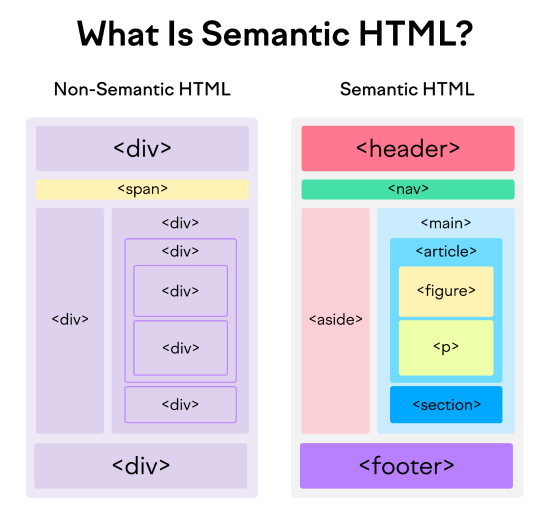
#> input picture Python_Libraries_Practice/opencv/basics/assets/semantic-tags.png, 1102 x 1025 px, found by its file name (shown at 1/2 size)
$ python image_fundamental_manipulation.py
#> lines starting #> are read from the running program, lines starting #| are printed output that depends on the picture; after the words box and inside, x2 and y2 are one past the last pixel; in counts of white or black regions, pixels touching at a corner belong together
import cv2
import random

img = cv2.imread('Python_Libraries_Practice/opencv/basics/assets/semantic-tags.png', -1)
#> img is the input picture: shape (1025, 1102, 4); mean B, G, R, A 231.5, 220, 223.9, 255

# print(img) # it is in the format of a numpy array and in opencv the orfer is BGR (Blue, Green, Red)
'''
[
    [[0, 0, 0], [255, 255, 255], [255, 255, 255]],
    [[0, 0, 0], [255, 255, 255], [255, 255, 255]]
]
'''

print(f"Original Image Shape: {img.shape}") # format is (height, width, channels), here height is the number of rows, width is the number of columns, and channels is the number of color channels (3 for RGB or BGR)
#| Original Image Shape: (1025, 1102, 4)

# accessing pixel values
print(img[0]) # firs row of our image
#> (printed output is left out)

print(img[257][900]) # accessing the pixel value at row 257 and column 900
#| [143 120 255 255]

for i in range(100, 200):
    for j in range(img.shape[1]):
        img[i][j] = [random.randint(0, 255), random.randint(0, 255), random.randint(0, 255), random.randint(0, 255)]
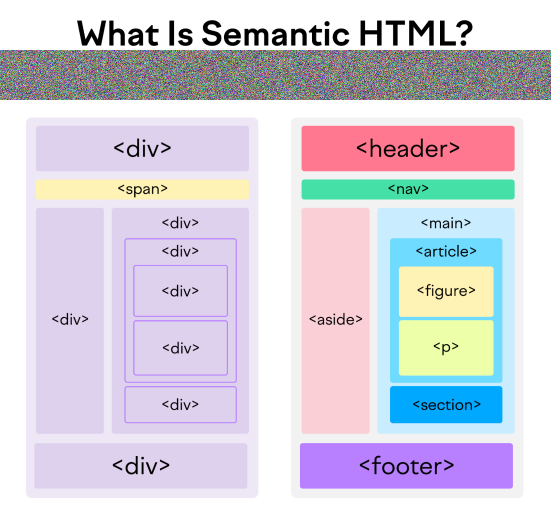
#> img: shape (1025, 1102, 4) (shown at 1/2 size); 9.76% of pixels changed, all inside (x1, y1, x2, y2) = (0, 100, 1102, 200)

img = cv2.resize(img, (500, 500))
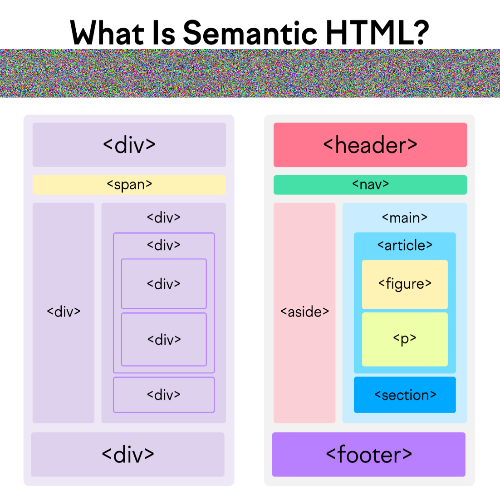
#> img: shape (500, 500, 4); mean B, G, R, A 220.2, 208.6, 212.6, 242.6

tag = img[120: 170, 50: 200] # extracting a region of interest (ROI) from the image
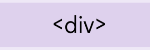
#> tag: shape (50, 150, 4); mean B, G, R, A 231.9, 206.2, 218, 255
img[120: 170, 300: 450] = tag # copying a region of interest (ROI) from one part of the image to another
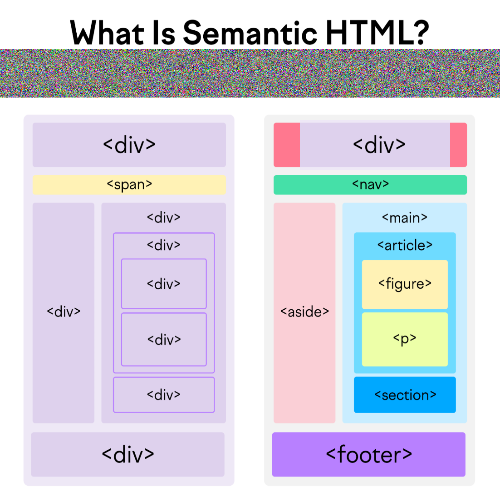
#> img: shape (500, 500, 4); 3% of pixels changed, all inside (x1, y1, x2, y2) = (300, 120, 450, 170)
# in the aimage it copies div tag from left to header tag on the right side

cv2.imshow('image', img) # displaying the image with the modified pixels
cv2.waitKey(0) # waits for a key press indefinitely (usually takes value in milliseconds)
cv2.destroyAllWindows() # closes all the windows opened by OpenCV
